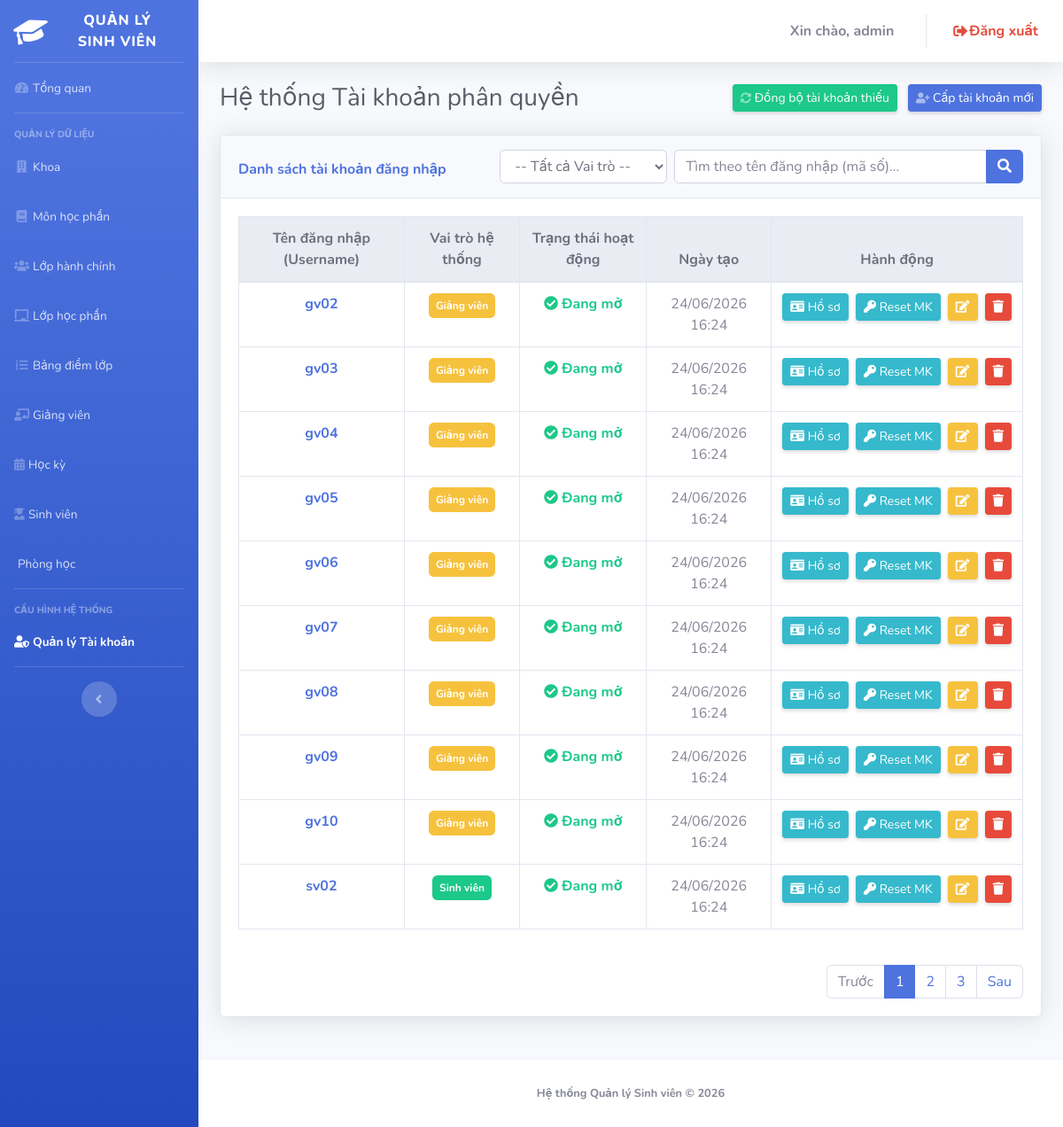
/admin/index.php?page=accounts (signed in), run on an earlier commit of the app's database.
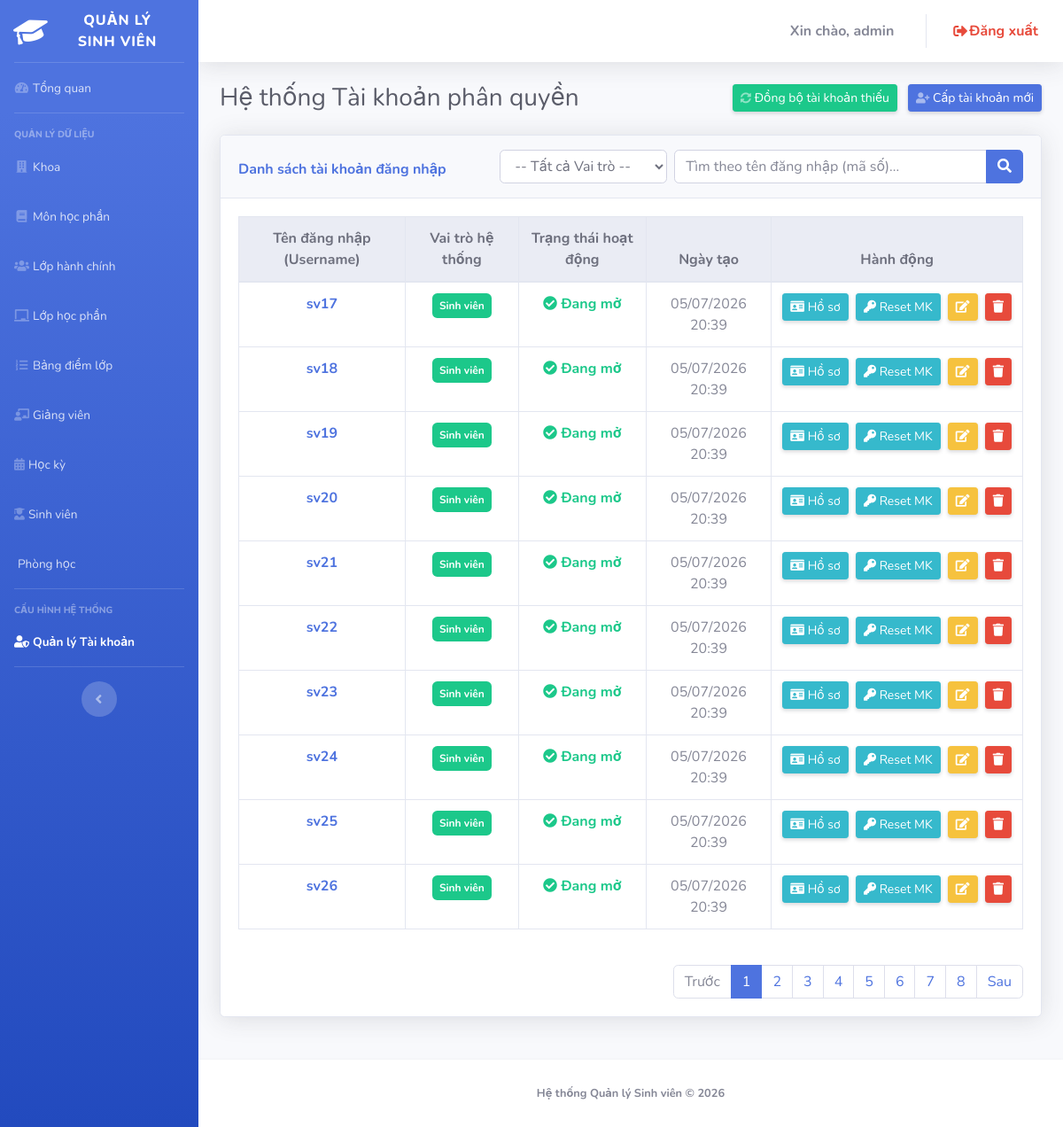
And on a later commit of the database.
### tables this page shows
CREATE TABLE
  `accounts` (
    `username` varchar(20) NOT NULL,
    `password` varchar(255) DEFAULT NULL,
    `role` varchar(20) NOT NULL,
    `isActive` tinyint (1) DEFAULT 1,
    `createdAt` datetime DEFAULT current_timestamp()
  );

### admin/accounts.php (the view, shortened to what the changed rows need)
<?php
$keyword = $_GET['keyword'] ?? '';
$filter_role = $_GET['filter_role'] ?? '';
$limit = 10;
$p = isset($_GET['p']) ? (int) $_GET['p'] : 1;
$offset = (int) (($p - 1) * $limit);
$baseSelect = "SELECT username, role, isActive, createdAt FROM Accounts";
$whereClauses = [];
$params = [];
$whereString = !empty($whereClauses) ? " WHERE " . implode(" AND ", $whereClauses) : "";
$countSql = "SELECT COUNT(*) FROM Accounts" . $whereString;
$countStmt = $pdo->prepare($countSql);
$countStmt->execute($params);
$totalRows = $countStmt->fetchColumn();
$sql = $baseSelect . $whereString . " ORDER BY createdAt DESC LIMIT $limit OFFSET $offset";
$stmt = $pdo->prepare($sql);
$stmt->execute($params);
$accounts = $stmt->fetchAll();
$totalPages = ceil($totalRows / $limit);
?>
<div class="d-sm-flex align-items-center justify-content-between mb-4">
    <h1 class="h3 mb-0 text-gray-800">Hệ thống Tài khoản phân quyền</h1>
</div>
<div class="card shadow mb-4">
    <div class="card-body">
        <div class="table-responsive">
            <table class="table table-bordered table-hover align-middle text-center" width="100%">
                <thead class="thead-light">
                    <tr>
                        <th>Tên đăng nhập (Username)</th>
                        <th>Vai trò hệ thống</th>
                        <th>Trạng thái hoạt động</th>
                        <th>Ngày tạo</th>
                        <th width="15%">Hành động</th>
                    </tr>
                </thead>
                <tbody>
                    <?php foreach ($accounts as $acc): ?>
                        <tr>
                            <td class="font-weight-bold text-primary"><?= htmlspecialchars($acc['username']) ?></td>
                            <td>
                                <?php if ($acc['role'] === 'Admin'): ?>
                                    <span class="badge badge-danger p-2">Quản trị viên (Admin)</span>
                                <?php elseif ($acc['role'] === 'Teacher'): ?>
                                    <span class="badge badge-warning p-2">Giảng viên</span>
                                <?php else: ?>
                                    <span class="badge badge-success p-2">Sinh viên</span>
                                <?php endif; ?>
                            </td>
                            <td>
                                <?php if ((int) $acc['isActive'] === 1): ?>
                                    <span class="text-success font-weight-bold"><i class="fas fa-check-circle"></i> Đang
                                        mở</span>
                                <?php else: ?>
                                    <span class="text-danger font-weight-bold"><i class="fas fa-ban"></i> Đang khóa</span>
                                <?php endif; ?>
                            </td>
                            <td><?= date('d/m/Y H:i', strtotime($acc['createdAt'])) ?></td>
                            <td class="text-nowrap">
                                <a href="index.php?page=profile&username=<?= urlencode($acc['username']) ?>"
                                    class="btn btn-info btn-sm shadow-sm mr-1">
                                    <i class="fas fa-id-card"></i> Hồ sơ
                                </a>
                                <form method="POST" class="d-inline">
                                    <button type="submit" class="btn btn-info btn-sm shadow-sm mr-1"
                                        onclick="return confirm('Hệ thống sẽ tạo mật khẩu ngẫu nhiên và gửi thẳng vào email của người này. Bạn có chắc chắn?')">
                                        <i class="fas fa-key"></i> Reset MK
                                    </button>
                                </form>
                                <button type="button" class="btn btn-warning btn-sm shadow-sm mr-1"
                                    onclick='openEditModal(<?= json_encode($acc, JSON_HEX_TAG | JSON_HEX_APOS | JSON_HEX_QUOT | JSON_HEX_AMP | JSON_UNESCAPED_UNICODE) ?>)'>
                                    <i class="fas fa-edit"></i>
                                </button>
                                <form method="POST" class="d-inline">
                                    <button type="submit" class="btn btn-danger btn-sm shadow-sm"
                                        onclick="return confirm('Xóa tài khoản có thể làm lỗi lịch sử log. Bạn chắc chắn?')">
                                        <i class="fas fa-trash"></i>
                                    </button>
                                </form>
                            </td>
                        </tr>
                    <?php endforeach; ?>
                </tbody>
            </table>
        </div>
        <?php if ($totalPages > 1): ?>
            <nav class="mt-4">
                <ul class="pagination justify-content-end mb-0">
                    <?php for ($i = 1; $i <= $totalPages; $i++): ?>
                        <li class="page-item <?= ($i == $p) ? 'active' : '' ?>"><a class="page-link"
                                href="?page=accounts&keyword=<?= urlencode($keyword) ?>&filter_role=<?= urlencode($filter_role) ?>&p=<?= $i ?>"><?= $i ?></a>
                        </li>
                    <?php endfor; ?>
                </ul>
            </nav>
        <?php endif; ?>
    </div>
</div>

What changed in the data, as far as the page shows it:
no longer on this page (row edited): accounts: username "gv02", role "Giảng viên", isActive 1 (drawn), createdAt "24/06/2026 16:24"
no longer on this page (row edited): accounts: username "gv03", role "Giảng viên", isActive 1 (drawn), createdAt "24/06/2026 16:24"
no longer on this page (row edited): accounts: username "gv04", role "Giảng viên", isActive 1 (drawn), createdAt "24/06/2026 16:24"
no longer on this page (row edited): accounts: username "gv05", role "Giảng viên", isActive 1 (drawn), createdAt "24/06/2026 16:24"
no longer on this page (row edited): accounts: username "gv06", role "Giảng viên", isActive 1 (drawn), createdAt "24/06/2026 16:24"
no longer on this page (row edited): accounts: username "gv07", role "Giảng viên", isActive 1 (drawn), createdAt "24/06/2026 16:24"
no longer on this page (row edited): accounts: username "gv08", role "Giảng viên", isActive 1 (drawn), createdAt "24/06/2026 16:24"
no longer on this page (row edited): accounts: username "gv09", role "Giảng viên", isActive 1 (drawn), createdAt "24/06/2026 16:24"
no longer on this page (row edited): accounts: username "gv10", role "Giảng viên", isActive 1 (drawn), createdAt "24/06/2026 16:24"
no longer on this page (row unchanged): accounts: username "sv02", role "Sinh viên", isActive 1 (drawn), createdAt "24/06/2026 16:24"
added accounts: username "sv17", role "Sinh viên", isActive 1 (drawn), createdAt "05/07/2026 20:39"
added accounts: username "sv18", role "Sinh viên", isActive 1 (drawn), createdAt "05/07/2026 20:39"
added accounts: username "sv19", role "Sinh viên", isActive 1 (drawn), createdAt "05/07/2026 20:39"
added accounts: username "sv20", role "Sinh viên", isActive 1 (drawn), createdAt "05/07/2026 20:39"
added accounts: username "sv21", role "Sinh viên", isActive 1 (drawn), createdAt "05/07/2026 20:39"
added accounts: username "sv22", role "Sinh viên", isActive 1 (drawn), createdAt "05/07/2026 20:39"
added accounts: username "sv23", role "Sinh viên", isActive 1 (drawn), createdAt "05/07/2026 20:39"
added accounts: username "sv24", role "Sinh viên", isActive 1 (drawn), createdAt "05/07/2026 20:39"
added accounts: username "sv25", role "Sinh viên", isActive 1 (drawn), createdAt "05/07/2026 20:39"
added accounts: username "sv26", role "Sinh viên", isActive 1 (drawn), createdAt "05/07/2026 20:39"
Also different on the page:
new list line: "4"
new list line: "5"
new list line: "6"
new list line: "7"
new list line: "8"
